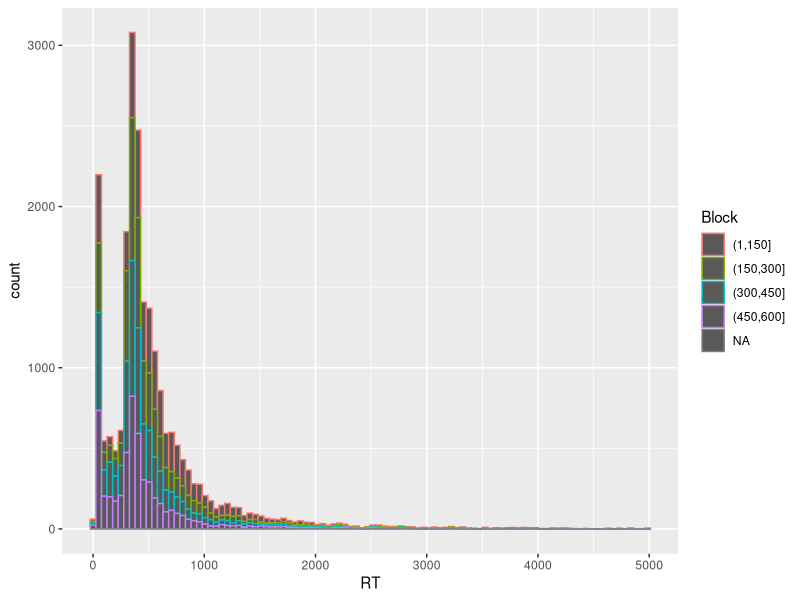

This figure's R source:

# Ville Harjunen
# Final assignment
# Wrangling the "ultima" data set 


# Downloading the raw (uncleaned) data 
raw.data <- read.table("Data/raw_ultima.txt", header = TRUE, sep = "\t")

# Inspecting the data structure: 21 variables and 38599 observations (about 585 trials for each of the 66 participants)
str(raw.data)

# removing some duplicated variables
library(dplyr)
raw.data <- select(raw.data, -pp.gender)

# Shortening some of the variable names
names(raw.data)
names(raw.data)[8] <- "emo"
names(raw.data)[9] <- "touch"
names(raw.data)[10] <- "offers"
names(raw.data)[11] <- "Fairness"
names(raw.data)[14] <- "accept"
names(raw.data)[15] <- "Cardiac_OR"
names(raw.data)[20] <- "no_problem"

# Glimpsing the resulting data set
glimpse(raw.data)

#changing the variable class of the binary variables to logical
names(raw.data)
cols <- c(13, 17, 19, 20, 14)
raw.data[,cols] <- raw.data[,cols] == 1
str(raw.data)

head(raw.data)
#Filtering out the trials where the participant was the receiver
resp.data <- filter(raw.data, myrole == "responder")
str(resp.data)

# create a filter for pp's with too many acceptances
##staring with creating a aggregated data set with average acceptances per subject
agg.accept <- aggregate(resp.data, by=list(resp.data$pp), FUN=mean)

##selecting only the pp index and acceptances
agg.accept <- select(agg.accept, pp, accept)

#changing the name of 
names(agg.accept)[2]<-"accept.prop"
str(agg.accept)

resp.data2 <- inner_join(resp.data, agg.accept, by = "pp")
str(resp.data2)

resp.data2 <- mutate(resp.data2, over90 = (accept.prop < .90))
str(resp.data2)

#defining the filtered data set. Participants with too high acceptance rate (90%), who knew the ultimatum game beforehand, and had problems in EEG measurement were removed
#also the trials with very short and long reaction times were removed
resp.data3 <- filter(resp.data2, over90 == TRUE, no_problem == TRUE, notknow_ult == TRUE, RT < 5000, ECGFILT == TRUE)
str(resp.data3)

write.csv(resp.data3, "responder.csv")

library(GGally)
library(tidyr)
library(ggplot2)

# A "block" variable was then created based on the trial variable
resp.data3$Block <-cut(resp.data3$trial, c(1,150,300,450,600))
ggplot(resp.data3, aes(x = RT, col = Block)) + geom_histogram(bins = 100)
m <- glm(accept ~ Fairness + emo + touch, data = resp.data3, family = "binomial")
summary(m)
OR <- coef(m) %>% exp
CI <- confint(m) %>% exp
cbind(OR, CI)

summary(resp.data3)
